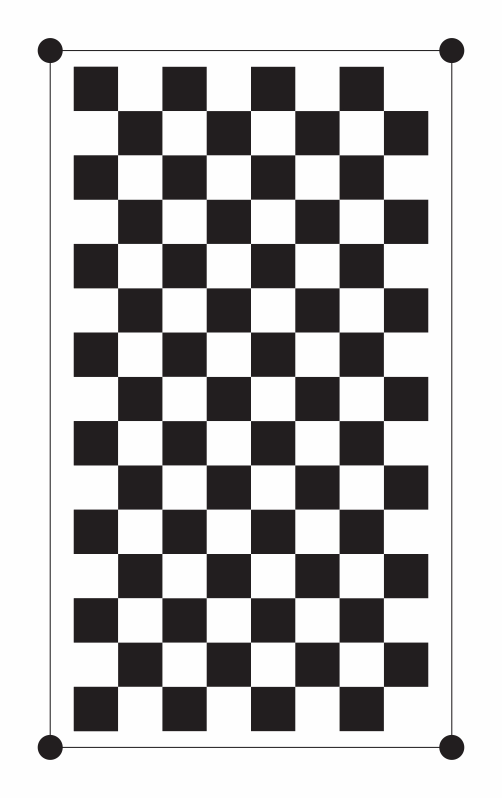
%> input picture backend-skripsi-MATLAB/reference/imgCB_75.jpg, 1004 x 1596 px (shown at 1/2 size)
$ octave --eval "result = segmentBoard;"   (GNU Octave 9; MATLAB toolbox functions it lacks are replaced by stand-ins)
%> lines starting %> are read from the running program, lines starting %| are printed output that depends on the picture; in (x1, y1, x2, y2) boxes, pixels count from 0 and x2, y2 are one past the last pixel; in counts of white or black regions, pixels touching at a corner belong together; the program's own positions count from 1
function [imgBoard] = segmentBoard(imgRGB)


if nargin == 0
    close all
    % filename = 'NOVA3i\IMG_20201123_165624_DRO.jpg';
    [FileName,PathName,~] = uigetfile('*.jpg', 'Pilih image file', 'MultiSelect', 'off');
%> the answer given: ../reference/imgCB_75.jpg
    if isequal(FileName, 0)
        msgbox('Action Canceled', 'Canceled');
        return
    end
    filename = [PathName FileName];
    imgRGB  = imread(filename);
%> imgRGB is the input picture: size 1596x1004x3 uint8; mean R, G, B 187.1, 185.9, 186.2
end

sz      = size(imgRGB);
%> sz = [1596 1004 3]
ratio   = 1000/min(sz(1), sz(2));
%> ratio = 0.996
imgRGB  = imresize(imgRGB,ratio);
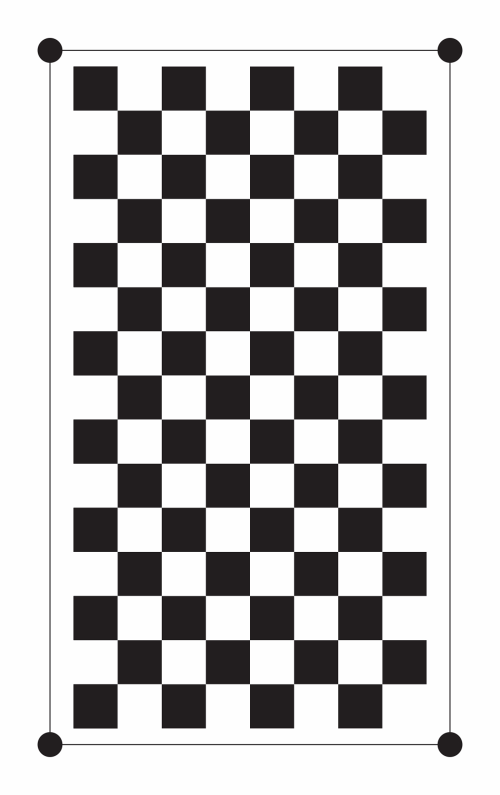
%> imgRGB: size 1590x1000x3 uint8 (shown at 1/2 size); mean R, G, B 187, 185.8, 186.1

% [9 lines of commented-out code are left out]
imgRGB  = imgaussfilt(imgRGB,2);
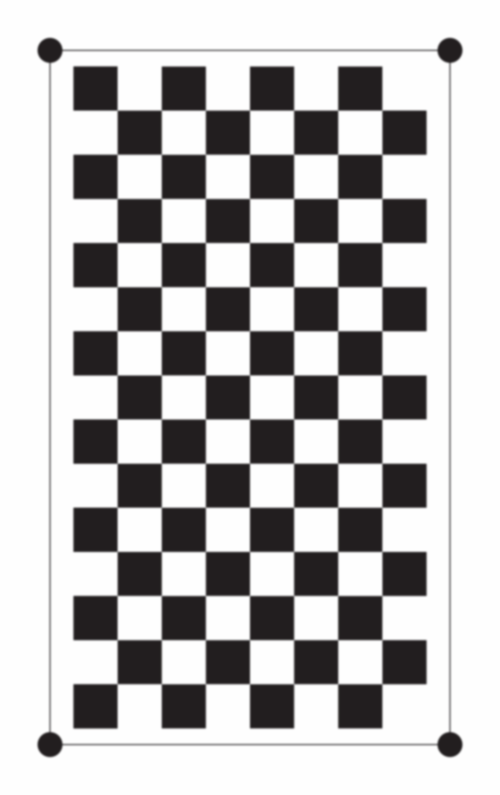
%> imgRGB: size 1590x1000x3 uint8 (shown at 1/2 size); mean R, G, B 187, 185.8, 186.1; mean of the top-left, top-right, bottom-left and bottom-right quarters 186.3, 186.4, 186.3, 186.4

% Check Bright or Dark
imgGray  = rgb2gray(imgRGB);

% Binarize the image.
binaryImage = imgGray < 100;
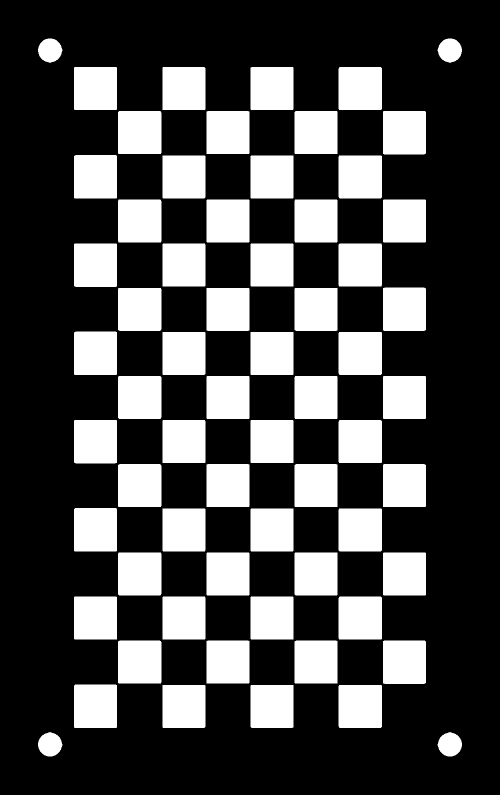
%> binaryImage: size 1590x1000 logical (shown at 1/2 size); 28.5% white; 64 white regions


stats       = regionprops(binaryImage, 'BoundingBox','Area');
%> stats = 64 regions; largest, box (x1, y1, x2, y2) and Area: (148, 1016, 234, 1103) 7475, (148, 1369, 234, 1456) 7475, (148, 310, 234, 397) 7474, (148, 487, 234, 574) 7474, (148, 663, 234, 750) 7474
area        = cat(1,stats.Area);
%> area = 64 values, max 7475 at index 8, min 1793 at index 1, mean 7071.8
rectBox     = cat(1,stats.BoundingBox);
%> rectBox = 64 rows, first 8: [76.5 77.5 49 49; 76.5 1464.5 49 49; 148.5 134.5 86 86; 148.5 310.5 86 87; 148.5 487.5 86 87; 148.5 663.5 86 87; 148.5 840.5 86 87; 148.5 1016.5 86 87]
idArea      = area==max(area);
%> idArea = 64 logical values, 2 true
rectBox     = rectBox(idArea,:);
%> rectBox = [148.5 1016.5 86 87; 148.5 1369.5 86 87]


imgBoard = imcrop(imgRGB,rectBox);
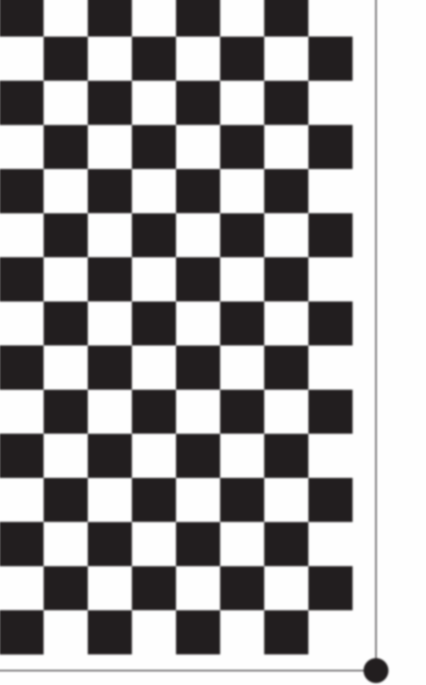
%> imgBoard: size 1370x852x3 uint8 (shown at 1/2 size); mean R, G, B 165.9, 164.3, 164.7
